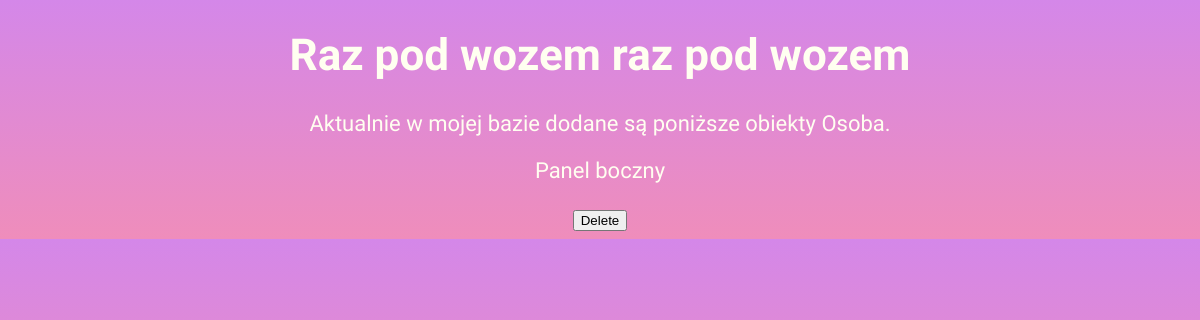
Before: /warsztat_app/osoby_html/ (signed in) with the older database file.
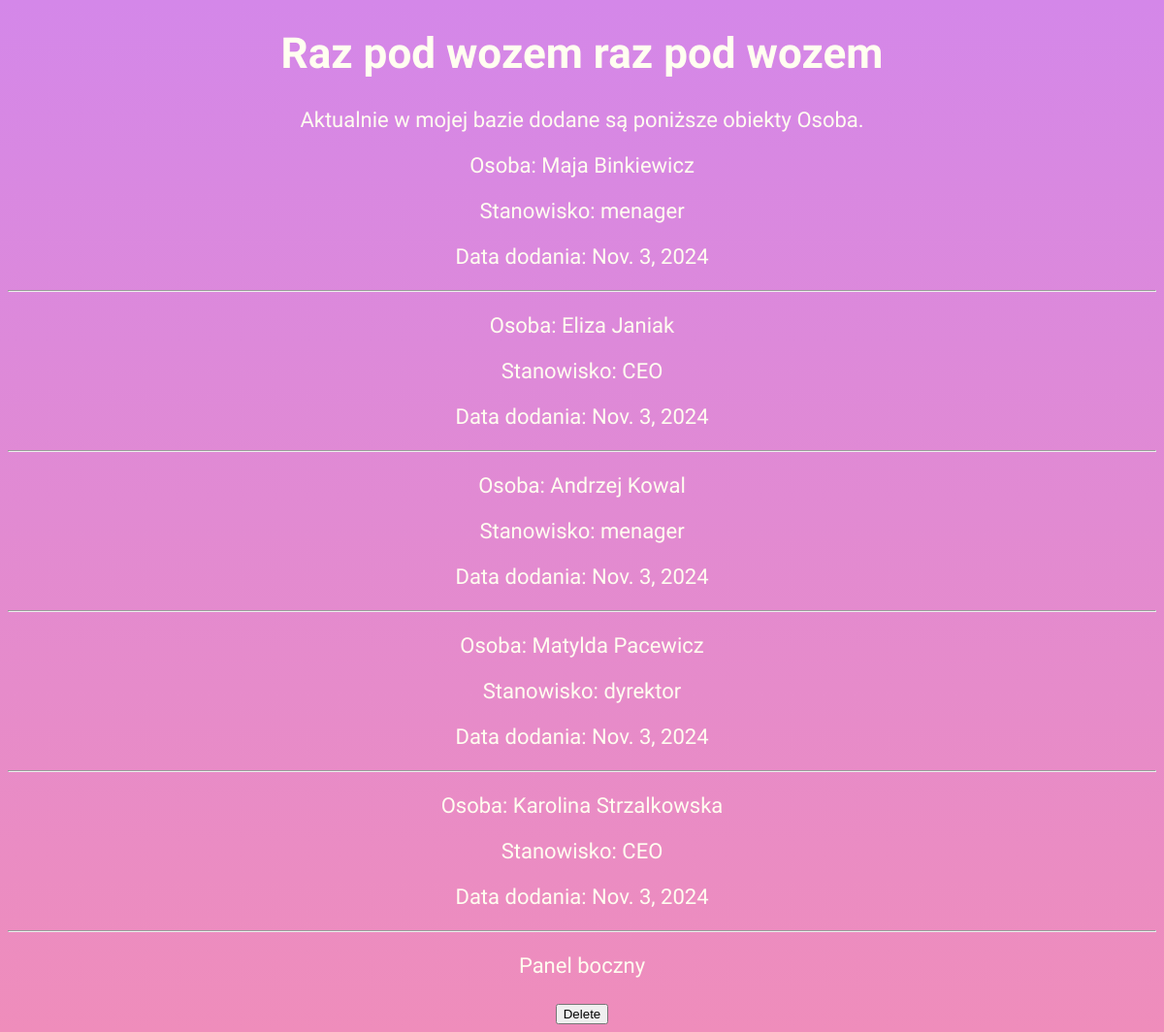
After: the same page with the newer database file.
### warsztat_app/models.py (models this page shows, shortened)
class Osoba(models.Model):
    imie = models.CharField(max_length = 50)  # pole tekstowe
    nazwisko = models.CharField(max_length = 50)# pole tekstowe
    stanowisko = models.ForeignKey(Stanowisko, on_delete = models.SET_NULL, null=True)
    data_dodania = models.DateField(default = datetime.date.today)
    wlasciciel = models.ForeignKey(User, on_delete=models.CASCADE, null=True, blank=True)
    class Plec(models.IntegerChoices):
        KOBIETA = 1
        MEZCZYZNA = 2
        INNA = 3
    plec = models.IntegerField(choices = Plec.choices)
    class Meta:
        ordering = ["nazwisko"]
        verbose_name_plural = "Osoby"
        permissions = [
            ("view_other_person", "Moze zobaczyc osoby innych włascicieli"),
        ]

class Stanowisko(models.Model):
    nazwa = models.CharField(max_length = 100)
    opis = models.TextField(blank = True)
    def __str__(self):
        return self.nazwa

### warsztat_app/views.py (the view)
# urls.py: path('osoby_html/', views.osoba_list_html, name = 'osoba-list-html'),
@login_required
@permission_required('warsztat_app.view_osoba')
def osoba_list_html(request):
    osoby = Osoba.objects.all()
    return render(request,
                  "warsztat_app/osoba/list.html",
                  {'osoby': osoby})

### warsztat_app/templates/warsztat_app/osoba/list.html (shortened to what this page needs)
{% extends "warsztat_app/base.html" %}
{% block content %}
Aktualnie w mojej bazie dodane są poniższe obiekty Osoba.
{% for osoba in osoby %}
<p>Osoba: {{ osoba.imie }} {{ osoba.nazwisko }}</p>
<p>Stanowisko: {{ osoba.stanowisko }}</p>
<p>Data dodania: {{ osoba.data_dodania }}</p>
<hr>
{% endfor %}
{% endblock %}

Changed rows visible on the page:
added Osoba: imie "Maja", nazwisko "Binkiewicz", stanowisko "menager", data_dodania "Nov. 3, 2024"
added Osoba: imie "Eliza", nazwisko "Janiak", stanowisko "CEO", data_dodania "Nov. 3, 2024"
added Osoba: imie "Andrzej", nazwisko "Kowal", stanowisko "menager", data_dodania "Nov. 3, 2024"
added Osoba: imie "Matylda", nazwisko "Pacewicz", stanowisko "dyrektor", data_dodania "Nov. 3, 2024"
added Osoba: imie "Karolina", nazwisko "Strzalkowska", stanowisko "CEO", data_dodania "Nov. 3, 2024"
